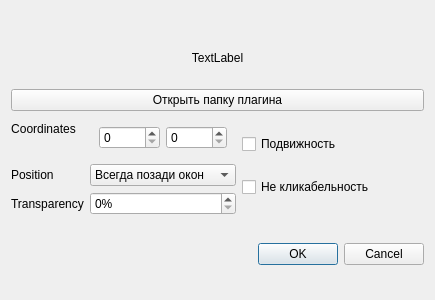
<?xml version="1.0" encoding="UTF-8"?>
<ui version="4.0">
 <class>Form</class>
 <widget class="QWidget" name="Form">
  <property name="geometry">
   <rect>
    <x>0</x>
    <y>0</y>
    <width>435</width>
    <height>300</height>
   </rect>
  </property>
  <property name="font">
   <font>
    <family>Segoe UI</family>
   </font>
  </property>
  <property name="windowTitle">
   <string>Form</string>
  </property>
  <layout class="QVBoxLayout" name="verticalLayout_2">
   <item>
    <layout class="QVBoxLayout" name="boxMain">
     <item>
      <widget class="QLabel" name="labelPlugin">
       <property name="sizePolicy">
        <sizepolicy hsizetype="Preferred" vsizetype="Maximum">
         <horstretch>0</horstretch>
         <verstretch>0</verstretch>
        </sizepolicy>
       </property>
       <property name="maximumSize">
        <size>
         <width>16777215</width>
         <height>50</height>
        </size>
       </property>
       <property name="text">
        <string>TextLabel</string>
       </property>
       <property name="alignment">
        <set>Qt::AlignmentFlag::AlignCenter</set>
       </property>
      </widget>
     </item>
     <item>
      <widget class="QPushButton" name="btnOpenFolderPlugin">
       <property name="text">
        <string>Открыть папку плагина</string>
       </property>
      </widget>
     </item>
     <item>
      <layout class="QHBoxLayout" name="horizontalLayout">
       <item>
        <layout class="QFormLayout" name="formLayout">
         <item row="0" column="0">
          <widget class="QLabel" name="coordinatesLabel">
           <property name="text">
            <string>Coordinates</string>
           </property>
           <property name="alignment">
            <set>Qt::AlignmentFlag::AlignCenter</set>
           </property>
          </widget>
         </item>
         <item row="0" column="1">
          <widget class="QWidget" name="coordinatesWidget" native="true">
           <layout class="QHBoxLayout" name="horizontalLayout_3">
            <item>
             <widget class="QSpinBox" name="coordinatesWidgetX">
              <property name="maximum">
               <number>65536</number>
              </property>
             </widget>
            </item>
            <item>
             <widget class="QSpinBox" name="coordinatesWidgetY">
              <property name="maximum">
               <number>65536</number>
              </property>
             </widget>
            </item>
           </layout>
          </widget>
         </item>
         <item row="1" column="0">
          <widget class="QLabel" name="positionLabel">
           <property name="text">
            <string>Position</string>
           </property>
          </widget>
         </item>
         <item row="2" column="1">
          <widget class="QSpinBox" name="transparencySpinBox">
           <property name="suffix">
            <string>%</string>
           </property>
           <property name="maximum">
            <number>100</number>
           </property>
          </widget>
         </item>
         <item row="2" column="0">
          <widget class="QLabel" name="transparencyLabel">
           <property name="text">
            <string>Transparency</string>
           </property>
          </widget>
         </item>
         <item row="1" column="1">
          <widget class="QComboBox" name="positionBox">
           <item>
            <property name="text">
             <string>Всегда позади окон</string>
            </property>
           </item>
           <item>
            <property name="text">
             <string>Нормально</string>
            </property>
           </item>
           <item>
            <property name="text">
             <string>Всегда поверх окно</string>
            </property>
           </item>
          </widget>
         </item>
        </layout>
       </item>
       <item>
        <layout class="QVBoxLayout" name="verticalLayout">
         <property name="sizeConstraint">
          <enum>QLayout::SizeConstraint::SetMinimumSize</enum>
         </property>
         <item>
          <widget class="QCheckBox" name="mobilityBox">
           <property name="text">
            <string>Подвижность</string>
           </property>
          </widget>
         </item>
         <item>
          <widget class="QCheckBox" name="clickabilityBox">
           <property name="text">
            <string>Не кликабельность</string>
           </property>
          </widget>
         </item>
        </layout>
       </item>
      </layout>
     </item>
    </layout>
   </item>
   <item>
    <widget class="QDialogButtonBox" name="buttonBox">
     <property name="standardButtons">
      <set>QDialogButtonBox::StandardButton::Cancel|QDialogButtonBox::StandardButton::Ok</set>
     </property>
    </widget>
   </item>
  </layout>
 </widget>
 <resources/>
 <connections/>
</ui>
